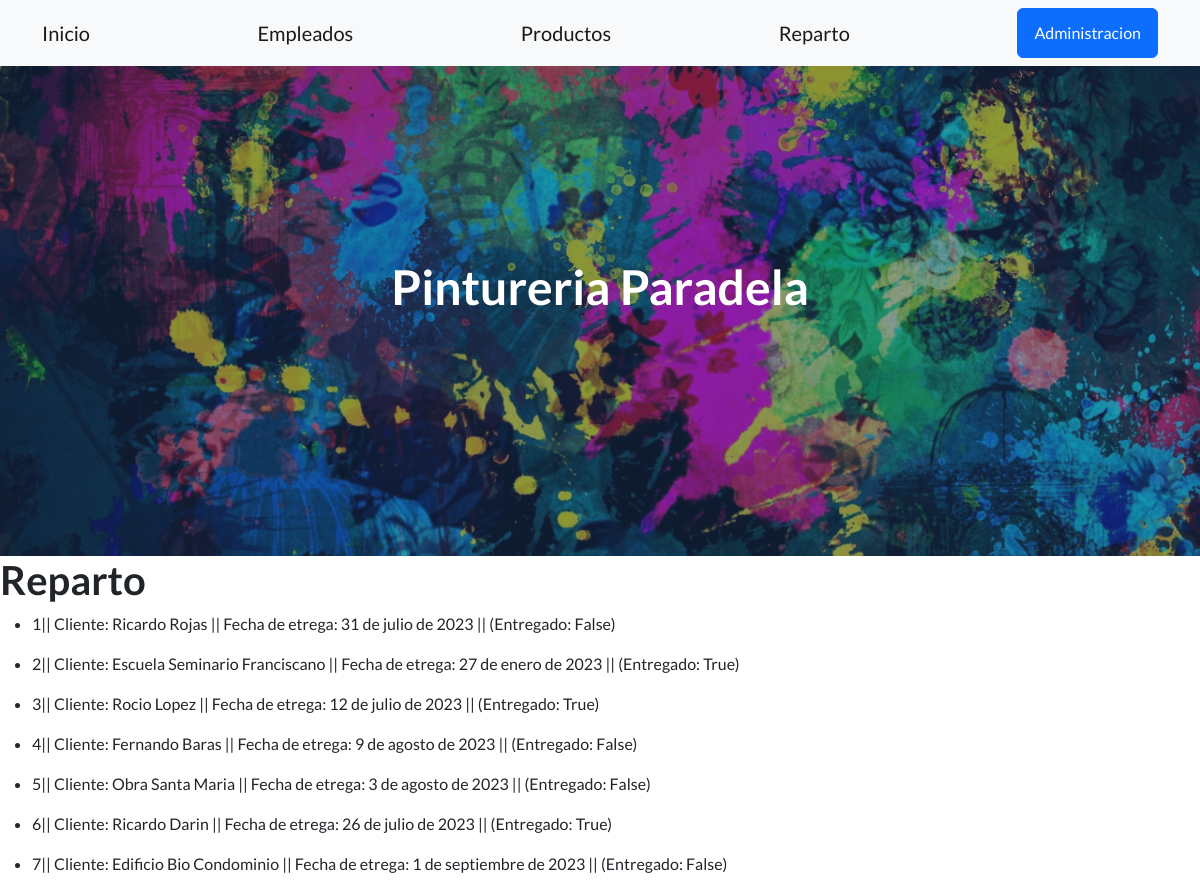
The app's page /aplicacion/reparto/ with its own data.
### aplicacion/models.py (models this page shows, shortened)
class Reparto(models.Model):
    cliente=models.CharField(max_length=40)
    fechaentrega=models.DateField()
    entregado=models.BooleanField()

### aplicacion/views.py (the view)
# urls.py: path('reparto/', reparto , name="reparto"),
def reparto(request):
    ctx = {"reparto": Reparto.objects.all()}
    return render(request, "aplicacion/reparto.html",ctx)

### aplicacion/templates/aplicacion/reparto.html (shortened to what this page needs)
{% extends 'aplicacion/index.html' %}
{% load static %}
{% block contenido %}
<!DOCTYPE html>
<html lang="en">
<head>
</head>
<body>
  <h1>Reparto</h1>
  {% for r in reparto %}
  <ul>
    <li>
       {{ r.id }}|| Cliente: {{ r.cliente }} || Fecha de etrega: {{ r.fechaentrega }} || (Entregado: {{ r.entregado}})
    </li>
  </ul>
  {% endfor %}
</body>
</html>
{% endblock contenido %}

### records on screen
Reparto: id "1", cliente "Ricardo Rojas", fechaentrega "31 de julio de 2023", entregado "False"
Reparto: id "2", cliente "Escuela Seminario Franciscano", fechaentrega "27 de enero de 2023", entregado "True"
Reparto: id "3", cliente "Rocio Lopez", fechaentrega "12 de julio de 2023", entregado "True"
Reparto: id "4", cliente "Fernando Baras", fechaentrega "9 de agosto de 2023", entregado "False"
Reparto: id "5", cliente "Obra Santa Maria", fechaentrega "3 de agosto de 2023", entregado "False"
Reparto: id "6", cliente "Ricardo Darin", fechaentrega "26 de julio de 2023", entregado "True"
Reparto: id "7", cliente "Edificio Bio Condominio", fechaentrega "1 de septiembre de 2023", entregado "False"
